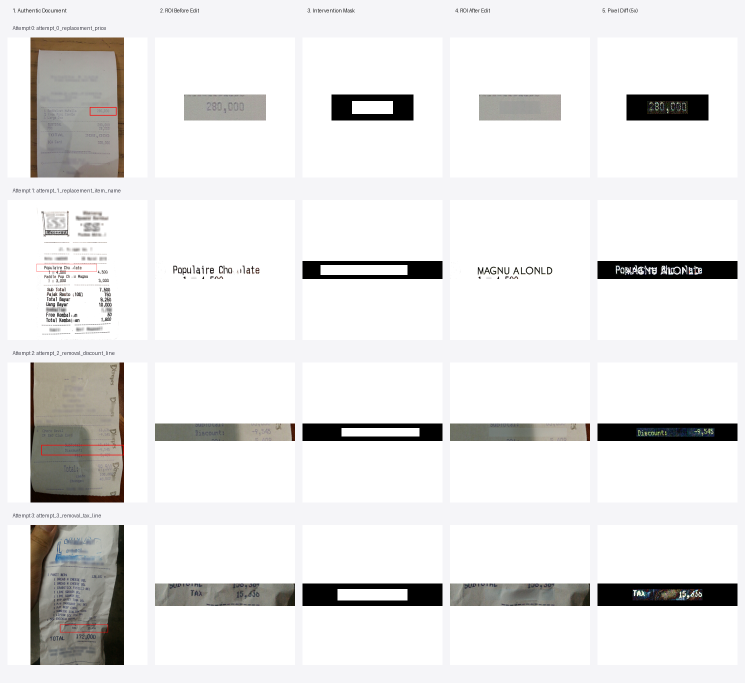
#> input picture research/evidence/document_pilot/feasibility_contact_sheet.png, 1490 x 1365 px (shown at 1/2 size); its folder holds only this picture in this run
$ python -i dsp_features.py   (imports and definitions only)
#> lines starting #> are read from the running program, lines starting #| are printed output that depends on the picture
"""Digital Signal Processing (DSP) Forensic Feature Extraction Module.

Extracts 16 deterministic, physics- and signal-inspired forensic features from a single
image, mirroring the browser-side implementation in packages/forensics:
  - 2D-FFT Radial & High-Frequency Power Analysis (4 features)
  - 2D-DCT 8x8 Block AC Energy Distribution (3 features)
  - Spatial Noise Residual Consistency via 3x3 Laplacian (5 features)
  - JPEG 8x8 Block Artifact Grid (BAG) Gradient Ratio (3 features)
  - Global Texture / Sharpness Variance (1 feature)

Prediction contract:
  - Functions operate purely on individual image pixels.
  - Zero access to peer images, source IDs, file paths, or ground-truth labels.
"""

from __future__ import annotations

import math
from typing import Sequence

import numpy as np
from PIL import Image
from scipy.signal import convolve2d


DSP_FEATURE_NAMES: tuple[str, ...] = (
    "fft_high_freq_energy_ratio",
    "fft_spectral_peak_count",
    "fft_radial_anomaly_score",
    "fft_spectral_decay_slope",
    "dct_mean_high_freq_energy",
    "dct_ac_energy_variance",
    "dct_anomaly_score",
    "noise_global_level",
    "noise_max_to_min_ratio",
    "noise_std_of_variances",
    "noise_coef_variation",
    "noise_inconsistency_score",
    "jpeg_boundary_difference_ratio",
    "jpeg_periodic_grid_strength",
    "jpeg_artifact_score",
    "laplacian_variance",
)

DSP_FEATURE_DIM = len(DSP_FEATURE_NAMES)
# [1 line not run here, left out]


def to_grayscale_float(image: Image.Image | np.ndarray) -> np.ndarray:
    """Convert PIL image or numpy array to 2D float32 array in [0.0, 1.0]."""
    if isinstance(image, Image.Image):
        rgb = image.convert("RGB")
        arr = np.asarray(rgb, dtype=np.float32) / 255.0
    elif isinstance(image, np.ndarray):
        arr = image.astype(np.float32)
        if arr.max() > 1.0:
            arr = arr / 255.0
        if arr.ndim == 3:
            if arr.shape[2] >= 3:
                arr = arr[:, :, :3]
            elif arr.shape[0] in (1, 3):  # Channel-first
                arr = np.moveaxis(arr, 0, -1)[:, :, :3]
    else:
        raise TypeError(f"Expected PIL.Image or np.ndarray, got {type(image)}")

    if arr.ndim == 2:
        return np.ascontiguousarray(arr, dtype=np.float32)

    # Standard ITU-R BT.601 luminance weights
    gray = 0.299 * arr[:, :, 0] + 0.587 * arr[:, :, 1] + 0.114 * arr[:, :, 2]
    return np.ascontiguousarray(gray, dtype=np.float32)


def compute_2d_fft_analysis(
    gray: np.ndarray, target_size: int = 128
) -> dict[str, float]:
    """Compute 2D FFT radial spectrum and high-frequency anomaly metrics matching fft2d.ts."""
    h, w = gray.shape
    if h < 8 or w < 8:
        return {
            "fft_high_freq_energy_ratio": 0.0,
            "fft_spectral_peak_count": 0.0,
            "fft_radial_anomaly_score": 0.0,
            "fft_spectral_decay_slope": -2.0,
        }

    # Resample to target power-of-two square if not already target size
    if h == target_size and w == target_size:
        res_arr = gray.astype(np.float32)
    else:
        pil_gray = Image.fromarray((np.clip(gray, 0.0, 1.0) * 255.0).astype(np.uint8))
        resampled = pil_gray.resize((target_size, target_size), Image.Resampling.BILINEAR)
        res_arr = np.asarray(resampled, dtype=np.float32) / 255.0

    # 2D FFT and centered magnitude spectrum
    fft2 = np.fft.fft2(res_arr)
    fft_shifted = np.fft.fftshift(fft2)
    mag = np.abs(fft_shifted)

    half = target_size // 2
    num_bins = half
    radial_bins = np.zeros(num_bins, dtype=np.float64)
    radial_counts = np.zeros(num_bins, dtype=np.int32)

    cy, cx = half, half
    y, x = np.ogrid[:target_size, :target_size]
    dx = x - cx
    dy = y - cy
    dist = np.floor(np.sqrt(dx * dx + dy * dy)).astype(np.int32)

    total_energy = float(np.sum(mag))
    high_freq_cutoff = int(half * 0.6)
    high_freq_mask = dist >= high_freq_cutoff
    high_freq_energy = float(np.sum(mag[high_freq_mask]))

    for b in range(num_bins):
        mask = dist == b
        cnt = int(np.sum(mask))
        if cnt > 0:
            radial_bins[b] = float(np.sum(mag[mask])) / cnt
            radial_counts[b] = cnt

    # Detect anomalous high-frequency spikes (higher than 1.4x surrounding neighborhood)
    peak_count = 0.0
    for b in range(3, num_bins - 2):
        prev_val = radial_bins[b - 1]
        curr_val = radial_bins[b]
        next_val = radial_bins[b + 1]
        if curr_val > 1.4 * prev_val and curr_val > 1.4 * next_val:
            peak_count += 1.0

    high_freq_ratio = high_freq_energy / total_energy if total_energy > 0 else 0.0
    radial_anomaly_score = min(
        1.0, peak_count * 0.3 + (0.4 if high_freq_ratio > 0.35 else 0.0)
    )

    # Power-law decay slope: log(P(r)) ~ alpha * log(r)
    valid_r = np.arange(2, num_bins - 2)
    valid_p = radial_bins[valid_r]
    nonzero = valid_p > 1e-12
    if np.sum(nonzero) >= 5:
        log_r = np.log(valid_r[nonzero])
        log_p = np.log(valid_p[nonzero])
        slope, _ = np.polyfit(log_r, log_p, 1)
    else:
        slope = -2.0

    return {
        "fft_high_freq_energy_ratio": float(high_freq_ratio),
        "fft_spectral_peak_count": float(min(peak_count, 10.0) / 10.0),
        "fft_radial_anomaly_score": float(radial_anomaly_score),
        "fft_spectral_decay_slope": float(np.clip(slope, -10.0, 2.0)),
    }


def compute_8x8_dct_analysis(gray: np.ndarray) -> dict[str, float]:
    """Compute 8x8 block-wise 2D-DCT AC high-frequency energy distribution."""
    h, w = gray.shape
    blocks_y = h // 8
    blocks_x = w // 8
    total_blocks = blocks_y * blocks_x
    if total_blocks == 0:
        return {
            "dct_mean_high_freq_energy": 0.0,
            "dct_ac_energy_variance": 0.0,
            "dct_anomaly_score": 0.0,
        }

    # Precompute 8x8 2D-DCT basis matrix
    basis = np.zeros((8, 8, 8, 8), dtype=np.float32)
    for u in range(8):
        cu = 1.0 / math.sqrt(2.0) if u == 0 else 1.0
        for v in range(8):
            cv = 1.0 / math.sqrt(2.0) if v == 0 else 1.0
            scale = 0.25 * cu * cv
            for y in range(8):
                cos_y = math.cos((2 * y + 1) * v * math.pi / 16.0)
                for x in range(8):
                    cos_x = math.cos((2 * x + 1) * u * math.pi / 16.0)
                    basis[u, v, y, x] = scale * cos_x * cos_y

    high_freq_mask = np.zeros((8, 8), dtype=bool)
    for u in range(8):
        for v in range(8):
            if u + v >= 6:
                high_freq_mask[u, v] = True

    cropped = gray[: blocks_y * 8, : blocks_x * 8]
    # Reshape into blocks of shape (blocks_y, blocks_x, 8, 8)
    blocks = cropped.reshape(blocks_y, 8, blocks_x, 8).transpose(0, 2, 1, 3)

    # Compute high frequency energy per block
    # blocks: (i, j, y, x), basis: (u, v, y, x) -> coeffs: (i, j, u, v)
    dct_coeffs = np.einsum("ijyx,uvyx->ijuv", blocks, basis)
    high_freq_energies = np.sum(np.abs(dct_coeffs[:, :, high_freq_mask]), axis=-1)

    mean_high = float(np.mean(high_freq_energies))
    variance = float(np.var(high_freq_energies))

    normalized_var = math.sqrt(variance) / (mean_high + 1e-4)
    anomaly_score = float(np.clip(normalized_var * 0.8, 0.0, 1.0))

    return {
        "dct_mean_high_freq_energy": mean_high,
        "dct_ac_energy_variance": variance,
        "dct_anomaly_score": anomaly_score,
    }


def compute_noise_residual_analysis(
    gray: np.ndarray, grid_cols: int = 6, grid_rows: int = 6
) -> dict[str, float]:
    """Extract noise residual via 3x3 Laplacian and measure spatial inconsistency."""
    h, w = gray.shape
    if h < grid_rows * 2 or w < grid_cols * 2:
        return {
            "noise_global_level": 0.0,
            "noise_max_to_min_ratio": 1.0,
            "noise_std_of_variances": 0.0,
            "noise_coef_variation": 0.0,
            "noise_inconsistency_score": 0.0,
        }

    # 3x3 discrete Laplacian filter
    laplacian_kernel = np.array(
        [[0.0, 1.0, 0.0], [1.0, -4.0, 1.0], [0.0, 1.0, 0.0]], dtype=np.float32
    )
    residual = np.abs(convolve2d(gray, laplacian_kernel, mode="same", boundary="symm"))

    patch_h = h // grid_rows
    patch_w = w // grid_cols
    patch_variances: list[float] = []

    for gy in range(grid_rows):
        y0 = gy * patch_h
        y1 = (gy + 1) * patch_h if gy < grid_rows - 1 else h
        for gx in range(grid_cols):
            x0 = gx * patch_w
            x1 = (gx + 1) * patch_w if gx < grid_cols - 1 else w
            patch = residual[y0:y1, x0:x1]
            patch_variances.append(float(np.mean(patch)))

    var_arr = np.asarray(patch_variances, dtype=np.float64)
    avg_var = float(np.mean(var_arr))
    min_var = float(np.min(var_arr))
    max_var = float(np.max(var_arr))

    max_to_min_ratio = max_var / max(min_var, 1e-4) if max_var > 1e-3 else 1.0
    std_var = float(np.std(var_arr))
    coef_var = std_var / (avg_var + 1e-4)
    inconsistency_score = float(np.clip((coef_var - 0.25) / 0.75, 0.0, 1.0))

    return {
        "noise_global_level": avg_var,
        "noise_max_to_min_ratio": float(min(max_to_min_ratio, 50.0) / 50.0),  # normalized
        "noise_std_of_variances": std_var,
        "noise_coef_variation": float(min(coef_var, 5.0)),
        "noise_inconsistency_score": inconsistency_score,
    }


def compute_jpeg_block_grid_analysis(gray: np.ndarray) -> dict[str, float]:
    """Measure 8x8 block boundary gradient vs interior gradient ratio."""
    h, w = gray.shape
    if h < 16 or w < 16:
        return {
            "jpeg_boundary_difference_ratio": 1.0,
            "jpeg_periodic_grid_strength": 0.0,
            "jpeg_artifact_score": 0.0,
        }

    # Horizontal gradient differences
    h_diff = np.abs(gray[:, 1:] - gray[:, :-1])  # (h, w-1)
    x_indices = np.arange(1, w)
    boundary_x = (x_indices % 8) == 0
    boundary_h = h_diff[:, boundary_x]
    interior_h = h_diff[:, ~boundary_x]

    # Vertical gradient differences
    v_diff = np.abs(gray[1:, :] - gray[:-1, :])  # (h-1, w)
    y_indices = np.arange(1, h)
    boundary_y = (y_indices % 8) == 0
    boundary_v = v_diff[boundary_y, :]
    interior_v = v_diff[~boundary_y, :]

    total_boundary_sum = float(np.sum(boundary_h)) + float(np.sum(boundary_v))
    total_boundary_count = boundary_h.size + boundary_v.size

    total_interior_sum = float(np.sum(interior_h)) + float(np.sum(interior_v))
    total_interior_count = interior_h.size + interior_v.size

    avg_boundary = total_boundary_sum / max(total_boundary_count, 1)
    avg_interior = total_interior_sum / max(total_interior_count, 1)

    ratio = avg_boundary / max(avg_interior, 1e-3)
    periodic_strength = max(0.0, ratio - 1.0)
    jpeg_artifact_score = float(np.clip(periodic_strength * 2.0, 0.0, 1.0))

    return {
        "jpeg_boundary_difference_ratio": float(min(ratio, 5.0)),
        "jpeg_periodic_grid_strength": float(min(periodic_strength, 4.0)),
        "jpeg_artifact_score": jpeg_artifact_score,
    }


def compute_laplacian_variance(gray: np.ndarray) -> float:
    """Compute overall variance of the 3x3 Laplacian operator."""
    kernel = np.array(
        [[0.0, 1.0, 0.0], [1.0, -4.0, 1.0], [0.0, 1.0, 0.0]], dtype=np.float32
    )
    lap = convolve2d(gray, kernel, mode="valid")
    return float(np.var(lap))


def extract_dsp_features(image: Image.Image | np.ndarray) -> np.ndarray:
    """Extract all 16 DSP features into a single 1D numpy array of shape (16,)."""
    gray = to_grayscale_float(image)

    fft_res = compute_2d_fft_analysis(gray)
    dct_res = compute_8x8_dct_analysis(gray)
    noise_res = compute_noise_residual_analysis(gray)
    jpeg_res = compute_jpeg_block_grid_analysis(gray)
    lap_var = compute_laplacian_variance(gray)

    features = [
        fft_res["fft_high_freq_energy_ratio"],
        fft_res["fft_spectral_peak_count"],
        fft_res["fft_radial_anomaly_score"],
        fft_res["fft_spectral_decay_slope"],
        dct_res["dct_mean_high_freq_energy"],
        dct_res["dct_ac_energy_variance"],
        dct_res["dct_anomaly_score"],
        noise_res["noise_global_level"],
        noise_res["noise_max_to_min_ratio"],
        noise_res["noise_std_of_variances"],
        noise_res["noise_coef_variation"],
        noise_res["noise_inconsistency_score"],
        jpeg_res["jpeg_boundary_difference_ratio"],
        jpeg_res["jpeg_periodic_grid_strength"],
        jpeg_res["jpeg_artifact_score"],
        lap_var,
    ]

    arr = np.asarray(features, dtype=np.float32)
    # Ensure all values are finite and valid
    return np.nan_to_num(arr, nan=0.0, posinf=1.0, neginf=-1.0)

>>> import cv2
>>> picture = cv2.imread('../../research/evidence/document_pilot/feasibility_contact_sheet.png', cv2.IMREAD_GRAYSCALE)
#> picture: shape (1365, 1490); min 0, max 255, mean 229.5
>>> result = extract_dsp_features(picture)
#> in compute_2d_fft_analysis, `resampled = pil_gray.resize((target_size, target_size), Image.Resampli..`:
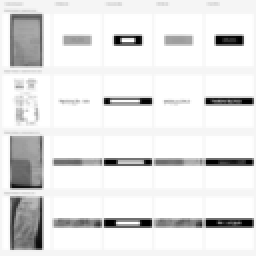
#> resampled: PIL image 128x128 L (shown 2 times larger); min 0, max 255, mean 229.5
#> in compute_2d_fft_analysis, `total_energy = float(np.sum(mag))`: total_energy = 157448.8
#> in compute_2d_fft_analysis, `high_freq_energy = float(np.sum(mag[high_freq_mask]))`: high_freq_energy = 35606.1
#> after the loop in compute_2d_fft_analysis, `for b in range(num_bins):`: radial_bins = 64 values, max 14747 at index 0, min 2.05 at index 63, mean 260.3; radial_counts = 64 values, max 400 at index 63, min 1 at index 0, mean 200.8
#> the loop in compute_2d_fft_analysis, `for b in range(3, num_bins - 2):` made 59 passes
#> (prev_val, curr_val, next_val) on passes 1 to 12: (156, 135, 170.2), (135, 170.2, 108.5), (170.2, 108.5, 82.76), (108.5, 82.76, 79.16), (82.76, 79.16, 105.7), (79.16, 105.7, 62.49), (105.7, 62.49, 52.61), (62.49, 52.61, 45.64), (52.61, 45.64, 47.95), (45.64, 47.95, 53.96), (47.95, 53.96, 29.57), (53.96, 29.57, 32.69)
#> after the loop in compute_2d_fft_analysis, `for b in range(3, num_bins - 2):`: peak_count = 2
#> in compute_2d_fft_analysis, `high_freq_ratio = high_freq_energy / total_energy if total_energy > 0 ..`: high_freq_ratio = 0.226
#> in compute_2d_fft_analysis, `radial_anomaly_score = min( 1.0, peak_count * 0.3 + (0.4 if high_freq_..`: radial_anomaly_score = 0.6
#> in compute_2d_fft_analysis, `valid_p = radial_bins[valid_r]`: valid_p = 60 values, max 170.2 at index 2, min 2.55 at index 58, mean 27.02
#> in compute_2d_fft_analysis, `log_r = np.log(valid_r[nonzero])`: log_r = 60 values from 0.693 to 4.11
#> in compute_2d_fft_analysis, `log_p = np.log(valid_p[nonzero])`: log_p = 60 values, max 5.14 at index 2, min 0.934 at index 58, mean 2.53
#> in compute_2d_fft_analysis, `slope, _ = np.polyfit(log_r, log_p, 1)`: slope = -1.45
#> in extract_dsp_features, `fft_res = compute_2d_fft_analysis(gray)`: fft_res = {'fft_high_freq_energy_ratio': 0.226, 'fft_spectral_peak_count': 0.2, 'fft_radial_anomaly_score': 0.6, 'fft_spectral_decay_slope': -1.45}
#> in compute_8x8_dct_analysis, `mean_high = float(np.mean(high_freq_energies))`: mean_high = 0.194
#> in compute_8x8_dct_analysis, `variance = float(np.var(high_freq_energies))`: variance = 0.526
#> in compute_8x8_dct_analysis, `normalized_var = math.sqrt(variance) / (mean_high + 1e-4)`: normalized_var = 3.74
#> in compute_8x8_dct_analysis, `anomaly_score = float(np.clip(normalized_var * 0.8, 0.0, 1.0))`: anomaly_score = 1
#> in extract_dsp_features, `dct_res = compute_8x8_dct_analysis(gray)`: dct_res = {'dct_mean_high_freq_energy': 0.194, 'dct_ac_energy_variance': 0.526, 'dct_anomaly_score': 1}
#> after the loop in compute_noise_residual_analysis, `for gy in range(grid_rows):`:
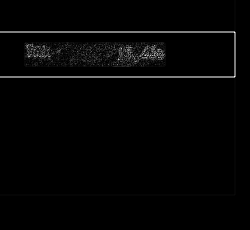
#> patch: shape (230, 250) float32; min 0, max 1.96, mean 0.0323; drawn with min black and max white
#> after the loop in compute_noise_residual_analysis, `for gy in range(grid_rows):`: patch_variances = 36 values, max 0.09 at index 12, min 0.000901 at index 29, mean 0.0237
#> in compute_noise_residual_analysis, `var_arr = np.asarray(patch_variances, dtype=np.float64)`: var_arr has the same summary as patch_variances
#> in compute_noise_residual_analysis, `avg_var = float(np.mean(var_arr))`: avg_var = 0.0237
#> in compute_noise_residual_analysis, `min_var = float(np.min(var_arr))`: min_var = 0.000901
#> in compute_noise_residual_analysis, `max_var = float(np.max(var_arr))`: max_var = 0.09
#> in compute_noise_residual_analysis, `max_to_min_ratio = max_var / max(min_var, 1e-4) if max_var > 1e-3 else..`: max_to_min_ratio = 99.92
#> in compute_noise_residual_analysis, `std_var = float(np.std(var_arr))`: std_var = 0.0195
#> in compute_noise_residual_analysis, `coef_var = std_var / (avg_var + 1e-4)`: coef_var = 0.819
#> in compute_noise_residual_analysis, `inconsistency_score = float(np.clip((coef_var - 0.25) / 0.75, 0.0, 1.0))`: inconsistency_score = 0.758
#> in extract_dsp_features, `noise_res = compute_noise_residual_analysis(gray)`: noise_res = {'noise_global_level': 0.0237, 'noise_max_to_min_ratio': 1, 'noise_std_of_variances': 0.0195, 'noise_coef_variation': 0.819, 'noise_inconsistency_score': 0.758}
#> in compute_jpeg_block_grid_analysis, `x_indices = np.arange(1, w)`: x_indices = 1489 values from 1 to 1489
#> in compute_jpeg_block_grid_analysis, `boundary_h = h_diff[:, boundary_x]`:
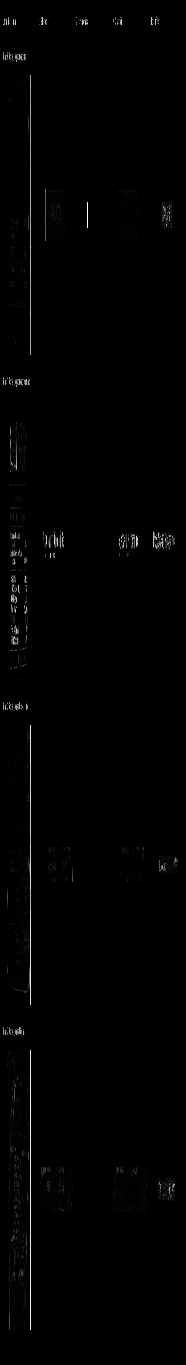
#> boundary_h: shape (1365, 186) float32; min 0, max 1, mean 0.0079
#> in compute_jpeg_block_grid_analysis, `interior_h = h_diff[:, ~boundary_x]`:
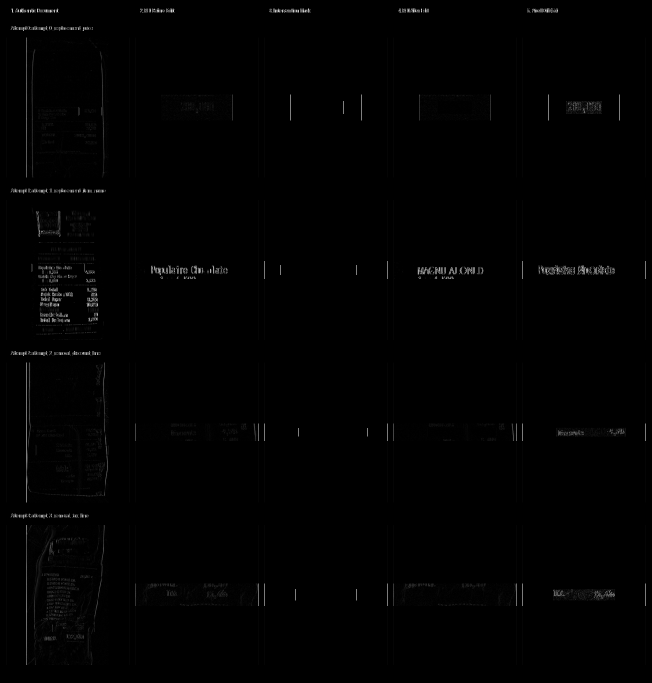
#> interior_h: shape (1365, 1303) float32 (shown at 1/2 size); min 0, max 1, mean 0.00656
#> in compute_jpeg_block_grid_analysis, `y_indices = np.arange(1, h)`: y_indices = 1364 values from 1 to 1364
#> in compute_jpeg_block_grid_analysis, `boundary_v = v_diff[boundary_y, :]`:
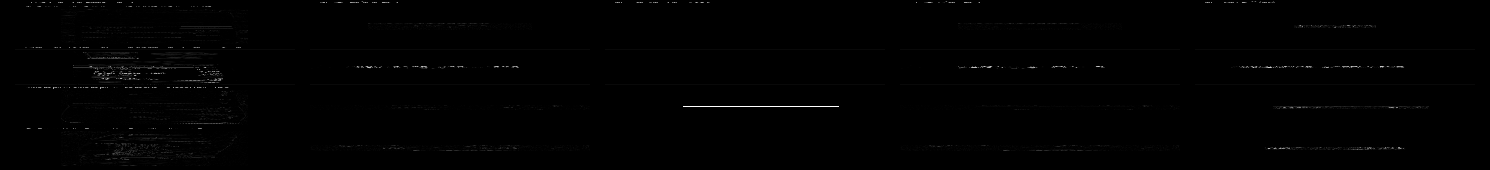
#> boundary_v: shape (170, 1490) float32; min 0, max 1, mean 0.00539
#> in compute_jpeg_block_grid_analysis, `interior_v = v_diff[~boundary_y, :]`:
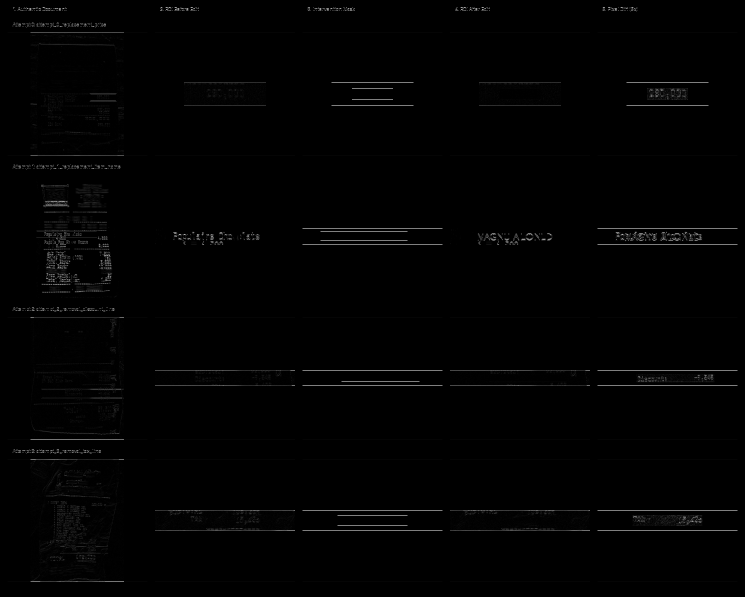
#> interior_v: shape (1194, 1490) float32 (shown at 1/2 size); min 0, max 1, mean 0.00852
#> in compute_jpeg_block_grid_analysis, `total_boundary_sum = float(np.sum(boundary_h)) + float(np.sum(boundary..`: total_boundary_sum = 3370.2
#> in compute_jpeg_block_grid_analysis, `total_interior_sum = float(np.sum(interior_h)) + float(np.sum(interior..`: total_interior_sum = 26825.3
#> in compute_jpeg_block_grid_analysis, `avg_boundary = total_boundary_sum / max(total_boundary_count, 1)`: avg_boundary = 0.00664
#> in compute_jpeg_block_grid_analysis, `avg_interior = total_interior_sum / max(total_interior_count, 1)`: avg_interior = 0.00754
#> in compute_jpeg_block_grid_analysis, `ratio = avg_boundary / max(avg_interior, 1e-3)`: ratio = 0.881
#> in compute_jpeg_block_grid_analysis, `periodic_strength = max(0.0, ratio - 1.0)`: periodic_strength = 0
#> in extract_dsp_features, `jpeg_res = compute_jpeg_block_grid_analysis(gray)`: jpeg_res = {'jpeg_boundary_difference_ratio': 0.881, 'jpeg_periodic_grid_strength': 0, 'jpeg_artifact_score': 0}
#> in compute_laplacian_variance, `kernel = np.array( [[0.0, 1.0, 0.0], [1.0, -4.0, 1.0], [0.0, 1.0, 0.0]..`: kernel = [[0, 1, 0], [1, -4, 1], [0, 1, 0]]
#> in compute_laplacian_variance, `lap = convolve2d(gray, kernel, mode="valid")`:
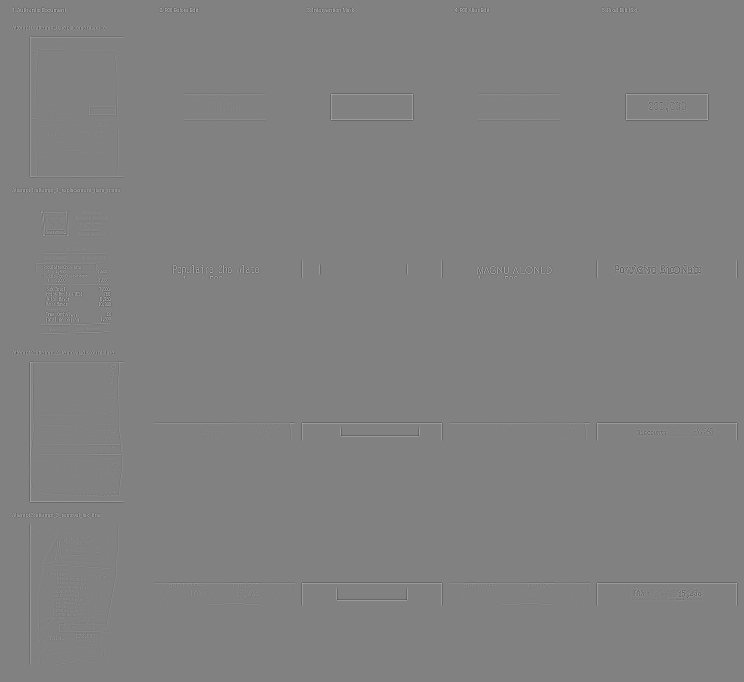
#> lap: shape (1363, 1488) float32 (shown at 1/2 size); min -2.61, max 2.53, mean 8.39e-10; drawn with min black and max white
#> in extract_dsp_features, `lap_var = compute_laplacian_variance(gray)`: lap_var = 0.0172
#> in extract_dsp_features, `features = [ fft_res["fft_high_freq_energy_ratio"], fft_res["fft_spect..`: features = [0.226, 0.2, 0.6, -1.45, 0.194, 0.526, 1, 0.0237, 1, 0.0195, 0.819, 0.758, 0.881, 0, 0, 0.0172]
#> in extract_dsp_features, `arr = np.asarray(features, dtype=np.float32)`: arr has the same summary as features
#> result has the same summary as features in extract_dsp_features
